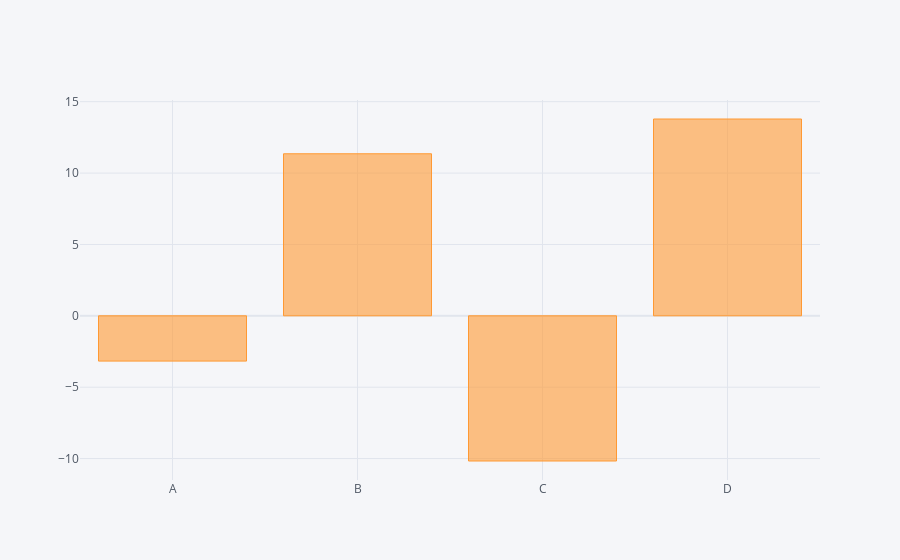

Notebook source saved alongside this figure:
### Code cell
df.sum().iplot(kind='bar')

### Figure 1 — Plotly figure (JSON) as saved in the notebook; plotly's stock layout.template omitted (floating-point values rounded to 4 significant figures)
{"data": [{"marker": {"color": "rgba(255, 153, 51, 0.6)", "line": {"color": "rgba(255, 153, 51, 1.0)", "width": 1}}, "name": "None", "orientation": "v", "text": "", "type": "bar", "x": ["A", "B", "C", "D"], "y": [-3.171, 11.35, -10.17, 13.79]}], "layout": {"legend": {"bgcolor": "#F5F6F9", "font": {"color": "#4D5663"}}, "paper_bgcolor": "#F5F6F9", "plot_bgcolor": "#F5F6F9", "title": {"font": {"color": "#4D5663"}}, "xaxis": {"gridcolor": "#E1E5ED", "showgrid": true, "tickfont": {"color": "#4D5663"}, "title": {"font": {"color": "#4D5663"}, "text": ""}, "zerolinecolor": "#E1E5ED"}, "yaxis": {"gridcolor": "#E1E5ED", "showgrid": true, "tickfont": {"color": "#4D5663"}, "title": {"font": {"color": "#4D5663"}, "text": ""}, "zerolinecolor": "#E1E5ED"}}}
